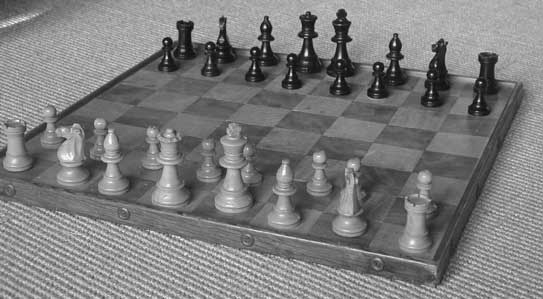
%> input picture ICA/im1.png, 543 x 299 px
$ octave ica_image_demo.m   (GNU Octave 9; MATLAB toolbox functions it lacks are replaced by stand-ins)
%> lines starting %> are read from the running program, lines starting %| are printed output that depends on the picture
clear;

imgsize = [112,92];
im1 = imread('im1.png');
%> im1 is the input picture: size 299x543 uint8; min 8, max 254, mean 124.4
im1 = imresize(im1, imgsize);
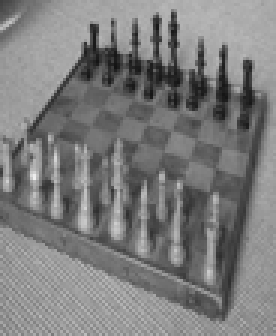
%> im1: size 112x92 uint8 (shown 3 times larger); min 19, max 239, mean 124.4
im2 = imread('im2.png');
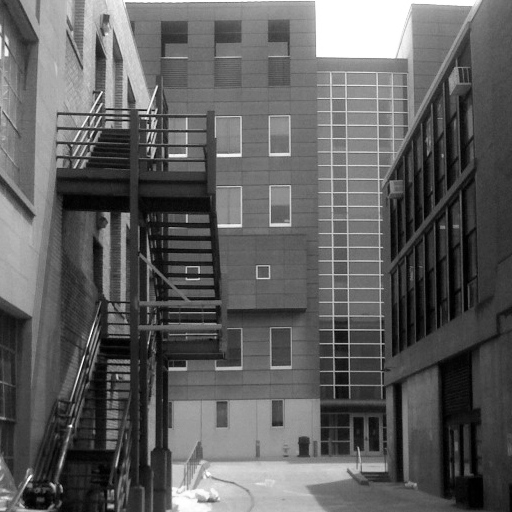
%> input picture ICA/im2.png, 512 x 512 px
%> im2 is the input picture: size 512x512 uint8; min 0, max 255, mean 95.3
im2 = imresize(im2, imgsize);
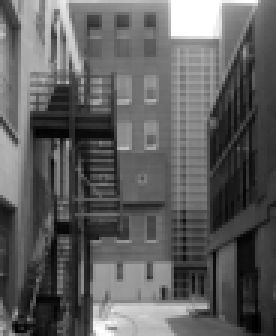
%> im2: size 112x92 uint8 (shown 3 times larger); min 0, max 255, mean 95.2
%> (the run ends here)
